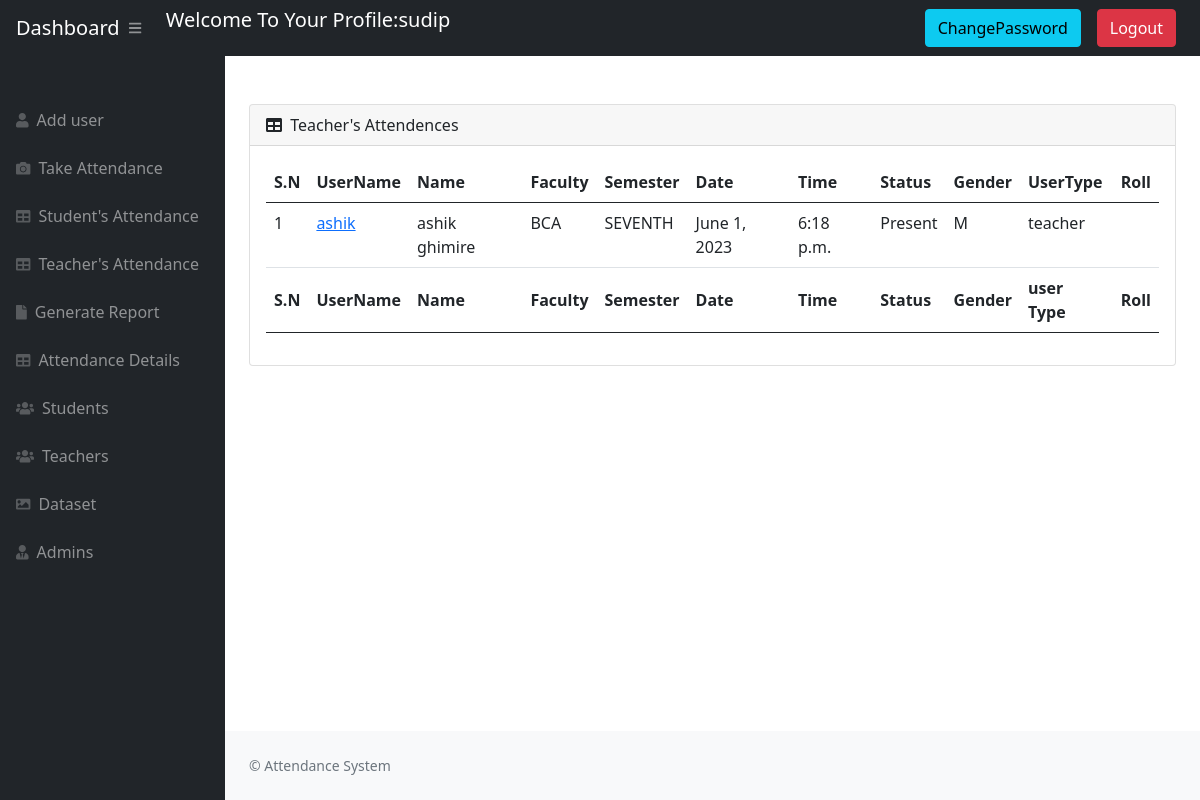
/teacherattendence/ (signed in), run on an earlier commit of the app's database.
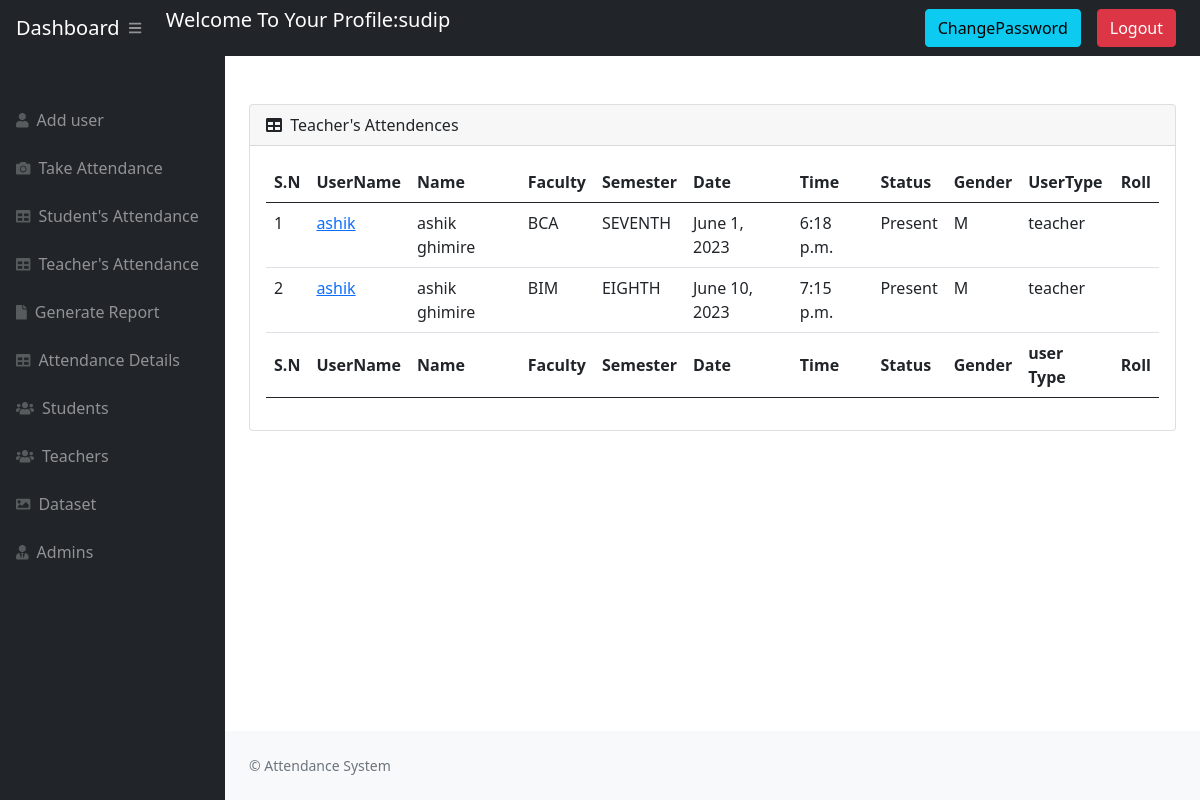
And on a later commit of the database.
### website/models.py (models this page shows, shortened)
class Attendance(models.Model):
    username = models.CharField(max_length=10)
    first_name = models.CharField(max_length=50)
    last_name = models.CharField(max_length=50)
    roll_num = models.CharField(max_length=10)
    gender = models.CharField(max_length=50)
    faculty = models.CharField(max_length=50)
    sem = models.CharField(max_length=50)
    date = models.DateField(auto_now_add=True, null=True)
    time = models.TimeField(auto_now_add=True, null=True)
    ststus = models.CharField(
        choices=Attendance_status, max_length=30, default='Absent')
    usertype = models.CharField(max_length=20)

### website/views.py (the view)
# urls.py: path('teacherattendence/', views.Teacherattendance, name='teacherattendence'),
@login_required(login_url='login_view')
def Teacherattendance(request):
    Attendences = Attendance.objects.filter(usertype='teacher')
    AttendanceData = {
        'Attendences': Attendences
    }
    if request.user.userType == 'admin' or request.user.userType == 'teacher':
        return render(request, 'Admin/teacterattendence.html', AttendanceData)
    else:
        messages.warning(
            request, "You Must Be Logged In As Admin or Teacher To View This Page")
        return redirect('login_view')

### website/templates/Admin/teacterattendence.html (shortened to what this page needs)
{% extends 'Admin/admain.html' %} {% block title %} Dashboard {% endblock %}
{% block stylesheets %}{% endblock stylesheets %} {% block content %}
<main>
  <br />
  <br />
  <div class="container-fluid px-4">
    <div class="card mb-4">
      <div class="card-header">
        <i class="fas fa-table me-1"></i>
        Teacher's Attendences
      </div>
      <div class="card-body">
        <table id="datatablesSimple" class="table table-hover">
          <thead>
            <tr>
              <th>S.N</th>
              <th>UserName</th>
              <th>Name</th>
              <th>Faculty</th>
              <th>Semester</th>
              <th>Date</th>
              <th>Time</th>
              <th>Status</th>
              <th>Gender</th>
              <th>UserType</th>
              <th>Roll</th>
            </tr>
          </thead>
          <tfoot>
            <tr>
              <th>S.N</th>
              <th>UserName</th>
              <th>Name</th>
              <th>Faculty</th>
              <th>Semester</th>
              <th>Date</th>
              <th>Time</th>
              <th>Status</th>
              <th>Gender</th>
              <th>user Type</th>
              <th>Roll</th>
            </tr>
          </tfoot>
          <tbody>
            {% for at in Attendences %}
            <tr>
              <td>{{forloop.counter}}</td>
              <td>
                <a href="{% url 'Recordattendance' at.username %}">
                  {{ at.username }}
                </a>
              </td>
              <td>{{ at.first_name }} {{ at.last_name }}</td>
              <td>{{ at.faculty}}</td>
              <td>{{ at.sem}}</td>
              <td>{{ at.date}}</td>
              <td>{{ at.time}}</td>
              <td>{{ at.ststus}}</td>
              <td>{{ at.gender}}</td>
              <td>{{ at.usertype}}</td>
              <td>{{ at.roll_num}}</td>
            </tr>
            {% endfor %}
          </tbody>
        </table>
      </div>
    </div>
  </div>
</main>
{% endblock content %}

What changed in the data, as far as the page shows it:
added Attendance: username "ashik", first_name "ashik", last_name "ghimire", faculty "BIM", sem "EIGHTH", date "June 10, 2023", time "7:15 p.m.", ststus "Present", gender "M", usertype "teacher"
